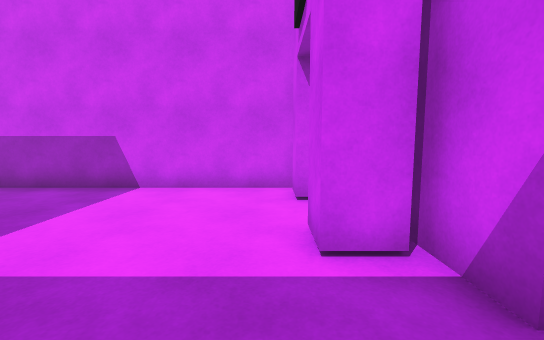
[1] (above)

15 first-person views from a walk through a 3-D level made in the Unity game engine. The camera is 1.3 m above the floor, tilts 6° down and sees 90° across. The floor is counted in squares, 1 m on a side. Each view is taken from the middle of a square. On the plan, view 1 faces up. The plan holds only what a view shows up to about 13 squares ahead; the rest is blank. Door leaves are left out, so doorways stand open. Surface patterns are stand-ins for the level's own textures.

[2]
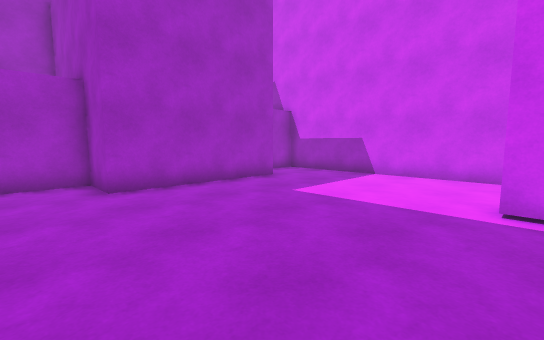

[3]
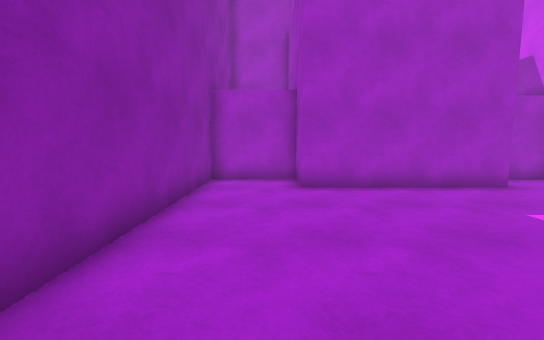

[4]
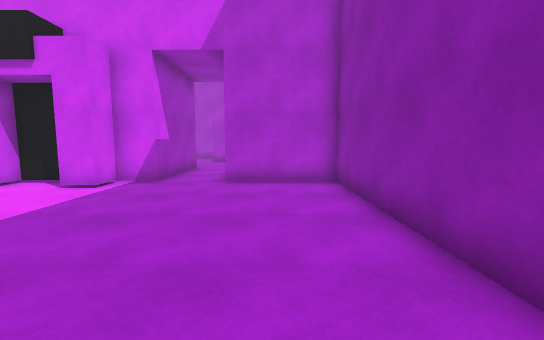

[5]
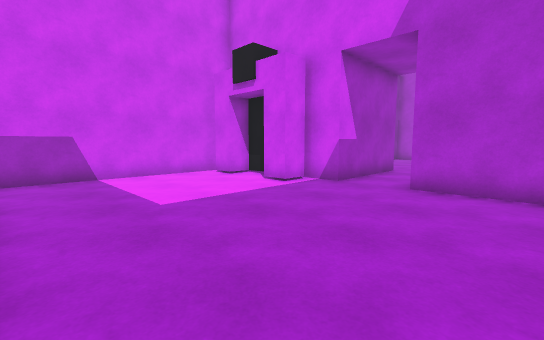

[6]
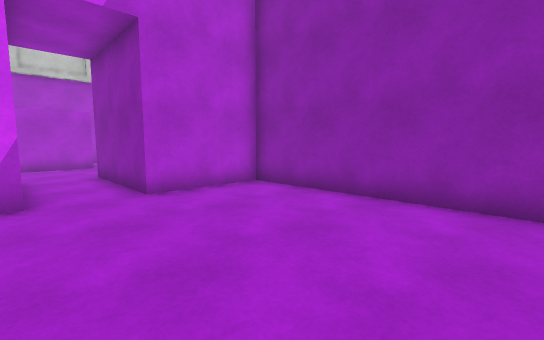

[7]
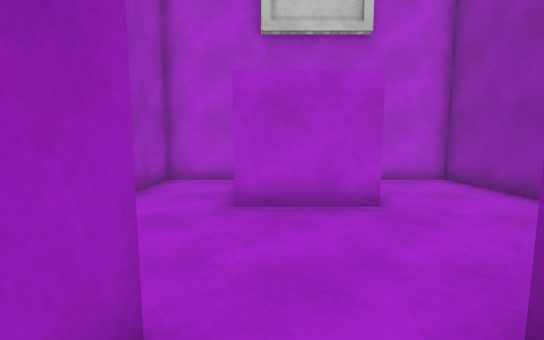

[8]
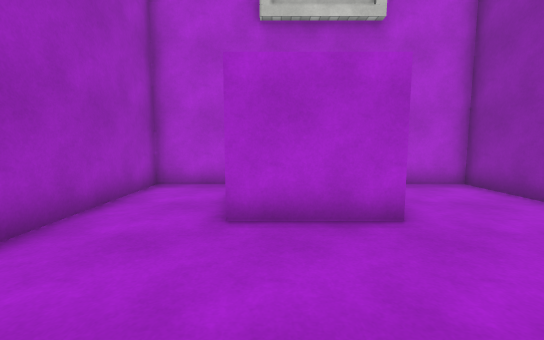

[9]
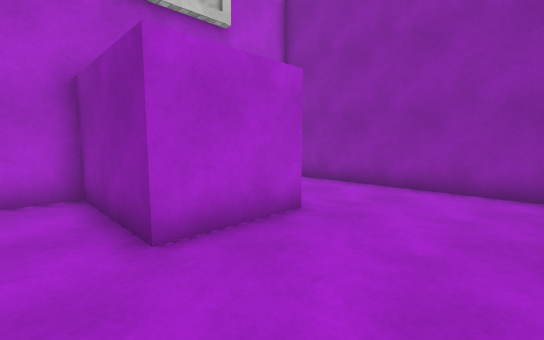

[10]
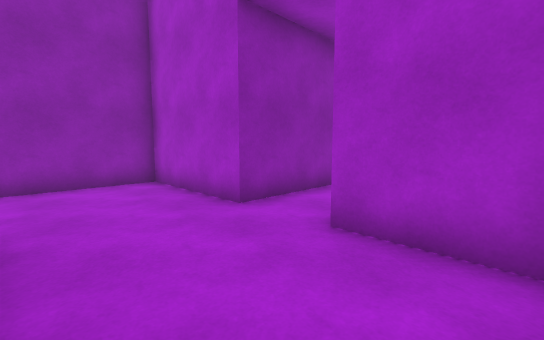

[11]
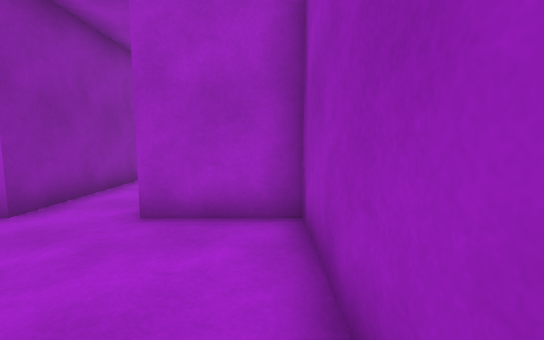

[12]
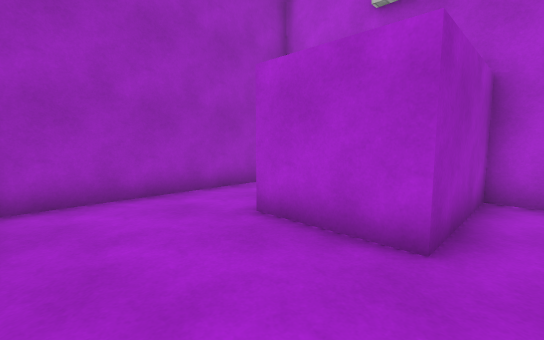

[13]
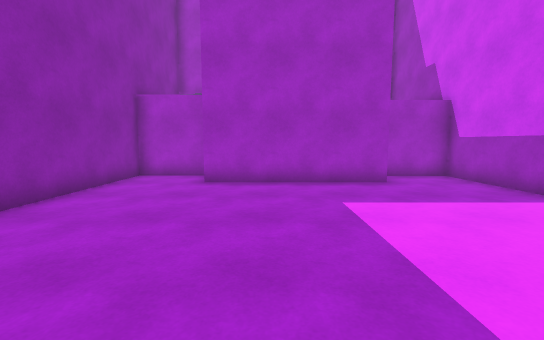

[14]
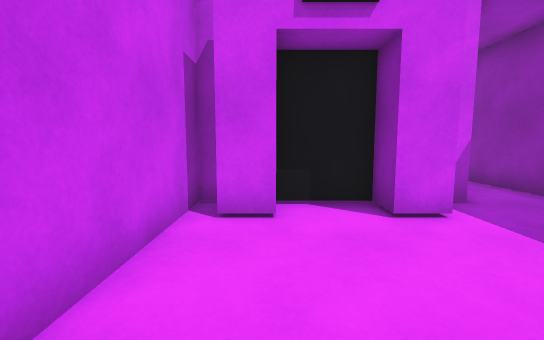

[15]
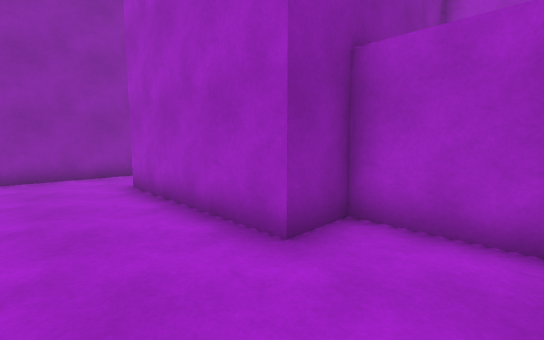

### Floor plan
Ten units are one square. View 1 is at (0, 0); x grows to the right and y downward. Boxes are objects, and circles mark ways between rooms. Rooms are numbered by the first view taken in them; rooms with no view inside come last. Other rooms are left out.
<svg viewBox="-89 -81 236 135">
<path fill="none" stroke="#000" d="M15 -39 15 -60M40 -18 18 -18 18 -36M18 -71 18 -76 -82 -76 -82 -47 -66 -47 -66 12 -84 12 -84 41 18 41 18 5 40 5M40 5 65 5 65 49 142 49 142 12 103 12 103 -17 142 -17 142 -45 65 -45 65 -18 40 -18"/>
<rect x="5" y="-35" width="10" height="10" fill="#bbb"><title>other object</title></rect>
<rect x="5" y="-75" width="10" height="20" fill="#bbb"><title>other object</title></rect>
<circle cx="40" cy="-5" r="3" fill="#2a7"/>
<text x="-30" y="-20">1</text>
<text x="90" y="0">2</text>
</svg>
Room 1 opens to room 2.

Where each view was taken, in squares from view 1:
view 1: 0 up, 0 right, facing up
view 2: 3 down, 1 right, facing up-left
view 3: 2 down, 1 right, facing left
view 4: 2 down, 7 left, facing right
view 5: 3 down, 6 left, facing up-right
view 6: 2 up, 5 left, facing down-right
view 7: 1 up, 5 right, facing right
view 8: 1 up, 6 right, facing right
view 9: 3 up, 7 right, facing down-right
view 10: 4 up, 10 right, facing down-left
view 11: 4 up, 11 right, facing left
view 12: 2 down, 7 right, facing up-right
view 13: 1 up, 2 right, facing left
view 14: 6 up, 4 left, facing right
view 15: 7 up, 4 left, facing down-left
